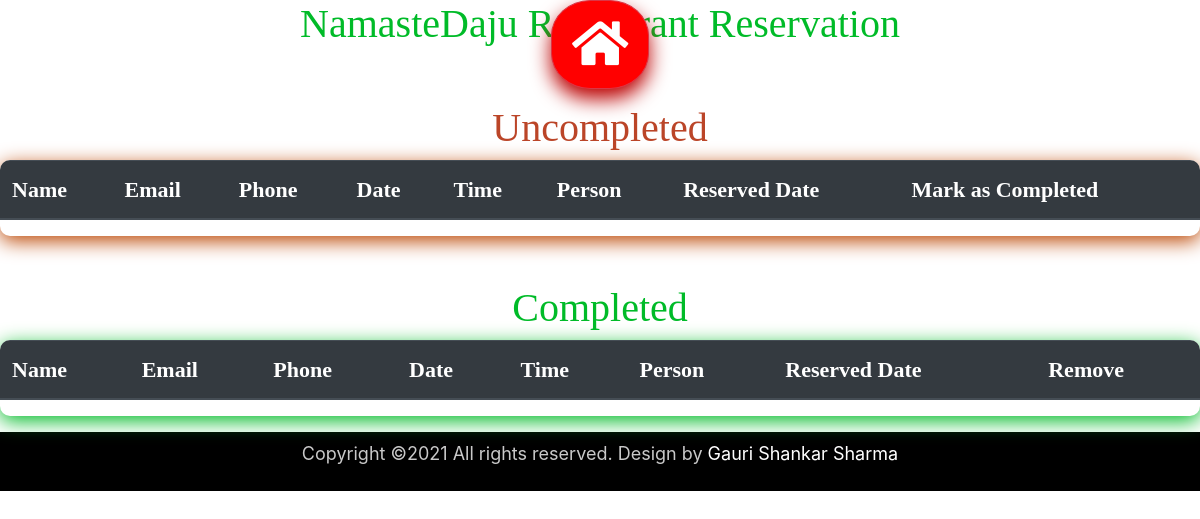
The app's page /Nd/ad_reservation, older data.
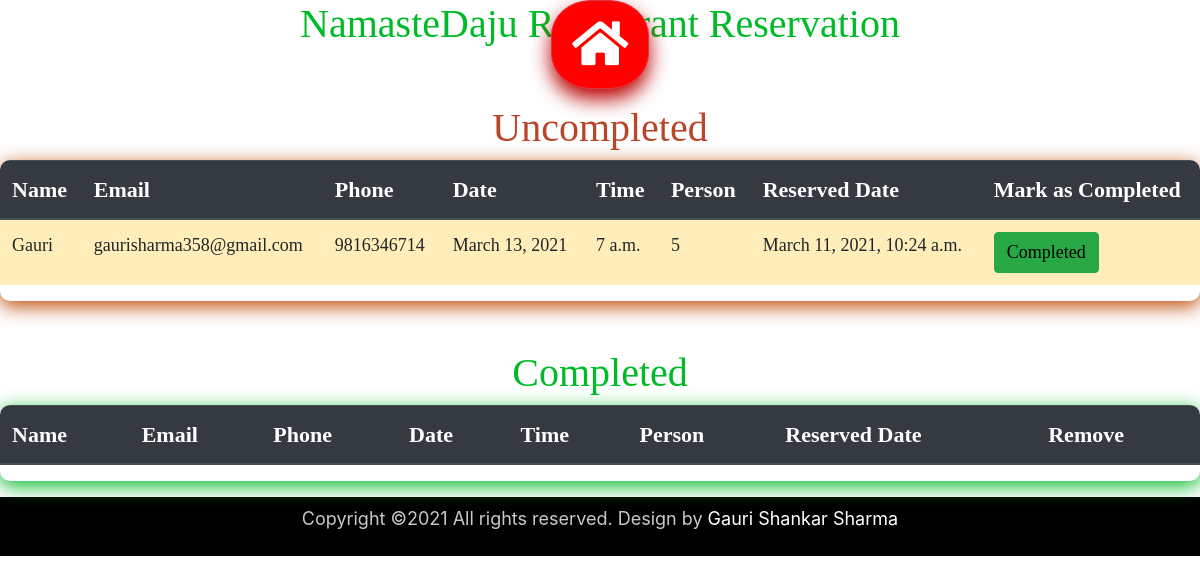
The same page, newer data.
### Nd/models.py (models this page shows, shortened)
class Reservation(models.Model):
    options = (('1', '1'), ('2', '2'), ('3', '3'), ('4', '4'), ('5', '5'))
    name = models.CharField(max_length=100, validators=[validators.MinLengthValidator(5)])
    email = models.EmailField(validators=[validators.EmailValidator])
    phone = models.CharField(max_length=10, validators=[validators.MinLengthValidator(10)])
    date = models.DateField(max_length=20)
    time = models.TimeField(max_length=10)
    person = models.CharField(max_length=2, choices=options)
    completion = models.BooleanField(default=False)
    reserved_date = models.DateTimeField(auto_now_add=True)

### Nd/views.py (the view)
# urls.py: path('ad_reservation', views.ad_reservation),
def ad_reservation(request):
    dictionary = {'key': Reservation.objects.all()}
    return render(request, 'Nd/AdReservation.html', dictionary)

### Nd/templates/Nd/AdReservation.html (shortened to what this page needs)
{% extends 'AdMain.html' %}
{% load bootstrap %}
{% load static %}
{% block css_link %}
    <link href="{% static 'css/AdNavbar.css' %}" rel="stylesheet" type="text/css"/>
    <link href="{% static 'css/AdReservation.css' %}" rel="stylesheet" type="text/css"/>
{% endblock %}
{% block content %}
    {% include 'AdNavbar.html' %}
    <div class="container-fluid d-flex flex-column px-0" id="AdReservation">
        <div class="container-fluid d-flex justify-content-center pb-sm-5" id="ARH">
          <h1>NamasteDaju Restaurant Reservation</h1>
        </div>
        <h1 class="text-center" id="Uch1">Uncompleted</h1>
        <div class="table-responsive" id="UcTable">
            <table class="table table-striped" id="Images">
                <thead class="thead-dark">
                    <tr>
                        <th>Name</th>
                        <th>Email</th>
                        <th>Phone</th>
                        <th>Date</th>
                        <th>Time</th>
                        <th>Person</th>
                        <th>Reserved Date</th>
                        <th>Mark as Completed</th>
                    </tr>
                </thead>
                <tbody>
                    {% for i in key %}
                    {% if i.completion == False %}
                    <tr  class="table-warning">
                        <td>{{i.name}}</td>
                        <td>{{i.email}}</td>
                        <td>{{i.phone}}</td>
                        <td>{{i.date}}</td>
                        <td>{{i.time}}</td>
                        <td>{{i.person}}</td>
                        <td>{{i.reserved_date}}</td>
                        <td>
                            <a href="/Nd/completereservation/{{i.id}}" class="btn btn-success mr-4">Completed</a>
                        </td>
                    </tr>
                    {% endif %}
                    {% endfor %}
                </tbody>
            </table>
        </div>
        <h1 class="text-center  mt-5" id="Ch1">Completed</h1>
        <div class="table-responsive" id="CTable">
            <table class="table table-striped" id="Images">
                <thead class="thead-dark">
                    <tr>
                        <th>Name</th>
                        <th>Email</th>
                        <th>Phone</th>
                        <th>Date</th>
                        <th>Time</th>
                        <th>Person</th>
                        <th>Reserved Date</th>
                        <th>Remove</th>
                    </tr>
                </thead>
            </table>
        </div>
    </div>
    <div class="container-fluid d-flex justify-content-center py-2 mt-3" id="Copyright">
        <p>Copyright ©2021 All rights reserved. Design by <a href="#">Gauri Shankar Sharma</a></p>
    </div>
{% endblock %}

Row changes from the older to the newer data that the page shows:
added Reservation: name "Gauri", email "gaurisharma358@gmail.com", phone "9816346714", date "March 13, 2021", time "7 a.m.", person "5", reserved_date "March 11, 2021, 10:24 a.m."
